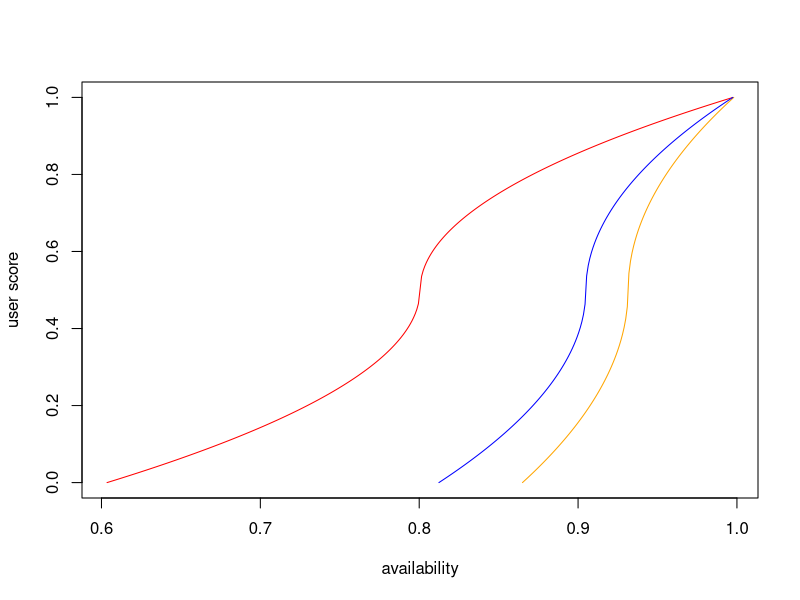

The R source for this figure: (Note: this script raises an error after producing the figure.)

locations <- c("IE.Dublin", "SG.Singapore",
               "TW.Changhua.County", "IN.Indianapolis")

# price/hour (USD) for a c3.large instance, see http://aws.amazon.com/ec2/pricing/
vm_baseprice <- 0.105

# parameter of group 4
max_en_savings <- 0.7

prices <- read.csv("prices.csv", header=TRUE)
# the slicing is a kludge to remove additional temperature entries
temperatures <- read.csv("temperatures.csv", header=TRUE)[1:(dim(prices)[1]), ]

sd_dc <- vector(length=length(locations))
names(sd_dc) <- locations

cop_t <- function(temperature) {
	return(1.2 + 0.128*((temperature+9)^0.5))
}

# cloud management aspects
costs <- function(en_saving) {
	vm_cost <- (1 - en_saving) * vm_baseprice
	return(vm_cost)
}

availability <- function(en_saving) {
	overhead_ratio <- min(sd_dc)/max(sd_dc)
	availability <- 1 - en_saving * overhead_ratio
	return(availability)
}

# inverse of above
ensavings <- function(avail) {
  overhead_ratio <- min(sd_dc)/max(sd_dc)
  return((1-avail) / overhead_ratio);
}

for(location in locations) {
    el_price = prices[, location]
    temp = temperatures[, location]
    cop <- ifelse(temp<-9, cop_t(-9), cop_t(temp))
    adjusted_cost <- cop*el_price
    sd_dc[location] <- sd(adjusted_cost, na.rm=TRUE)
}

# calculate different availability values 
range_en_savings<-seq(0, 0.7, by=0.001)
range_costs<-vector(length=length(range_en_savings))
range_availability<-vector(length=length(range_en_savings))

j = 1
for (i in range_en_savings) {
	range_costs[j] <- costs(i)
	range_availability[j] <- availability(i)

	cat(i, " ", range_costs[j], " ~", range_availability[j], "\n")
	j<-j+1
}

#library(rgl)
#plot3d(range_en_savings, range_costs, range_availability, col="red", size=3)
#Sys.sleep(10)


sla_availabilities = list(0.931, 0.966, 0.981, 0.987, 0.992, 0.998)
for (sla in sla_availabilities) {
    i <- match(FALSE, range_availability>sla)-1
    #cat("sla: ", sla, " (actual: ", range_availability[i], "), cost: ", range_costs[i], ", savings: ", range_en_savings[i], "\n")
}



#######
# 
# Aufgabe 3
#
#######

# prospect based satisfaction function 

##
# norm function 
##
normalize_availability <- function(avail, minavail, maxavail) {
  if(minavail == maxavail) {
    return((avail>minavail)+0)
  } else {
    return((avail-minavail) / (maxavail-minavail))
  }
}

normalize_availabilities <- function(availabilities){
  return(normalize_availability(availabilities, min(availabilities), max(availabilities)))
}

##
# prospect based satisfaction function
##
pbsf <- function(n, w=0.5) {
  if (n <= 0.5){
    sat <- -0.5*(-2*n + 1) ^ (1-w) + 0.5
  } else {
    sat <- 0.5*(2 * n - 1) ^ (1-w) + 0.5
  }

  return(sat)
}

##
# payment willingness
##
wtp <- function(avail, baseprice) {
	return(avail * baseprice + rnorm(length(avail), sd=0.001))
}

##
# test for skype
#
# min av. 86.5 (calculated in the last exercise)
# w=0.5 (professional users)
# n=normalized availabilities
##
min_avail_skype <- 0.865
max_amazon_aval <- 0.998

aval_skype <- seq(min_avail_skype, max_amazon_aval, 0.001)
user_scores_skype <- lapply(normalize_availabilities(aval_skype), pbsf);

wtp_skype <- wtp(aval_skype, vm_baseprice)
#cat("Skype WTP:", wtp_skype)

##
#  microsoft
#
# min av. 81.24 (calculated in the last exercise)
# w=0.5 (professional users)
# n=normalized availabilities
##
min_avail_ms <- 0.8124
max_amazon_aval <- 0.998

aval_ms <- seq(min_avail_ms, max_amazon_aval, 0.001)
user_scores_ms <- lapply(normalize_availabilities(aval_ms), pbsf);

wtp_ms <- wtp(aval_ms, vm_baseprice)
#cat("Microsoft WTP:", wtp_ms)

##
#  websites
#
# min av. 60.35 (calculated in the last exercise)
# w=0.5 (professional users)
# n=normalized availabilities
##
min_avail_web <- 0.6035
max_amazon_aval <- 0.998

aval_web <- seq(min_avail_web, max_amazon_aval, 0.001)
user_scores_web <- lapply(normalize_availabilities(aval_web), pbsf);

wtp_web <- wtp(aval_web, vm_baseprice)
#cat("Websites WTP:", wtp_web)


plot(aval_web, user_scores_web, col="red", type="l", xlab="availability", ylab="user score")
lines(aval_skype, user_scores_skype, col="orange")
lines(aval_ms, user_scores_ms, col="blue")

legend(x=locator(n=1), legend=c("ms", "skype", "web"), fill=c("blue", "orange", "red"))
#locator(n=1)

plot(aval_web, wtp_web)
#locator(n=1)

#######
#
# Aufgabe 4
#
#######

# alternative utility function
alpha = 60;
beta = -0.015;
gamma = 0.99;

fi <- function(reqav, av) {
  return(gamma/(gamma+beta*exp(reqav^2*alpha*(reqav-av))))
}

# calculate utility for given availability requirements (reqavt) wrt. an SLA availability (avt)
utility_model <- function(wtp, reqavt, avt) {
  # prospect-based utility model
  #return(wtp*(unlist(lapply(reqavt, function(ra) { pbsf(normalize_availability(avt, ra, max_amazon_aval)) }))/0.5) - vm_baseprice)

  # utility function
  return(unlist(mapply(function(wp, reqav) { wp*fi(reqav, avt)-costs(ensavings(avt)) }, wtp, reqavt)))
}

# availability requirements of all users (websites, desktops, skype)
availdata <- c(0.96685080256856, 0.992825395521464, 0.988075729359699, 
  0.988783069297131, 0.992974908042774, 0.922675096162584, 0.973994960186689, 
  0.9585829637388, 0.992669445712149, 0.988393682359168, 0.989098228980047, 
  0.970510471090645, 0.989832088707599, 0.979780285565785, 0.97420158711781, 
  0.982348305799232, 0.979270192796611, 0.965823503576895, 0.955838434702475, 
  0.984487116558732, 0.934142357220784, 0.973078045462524, 0.989910314639284, 
  0.981016225036856, 0.707718889113599, 0.96258011272433, 0.991582850623135, 
  0.960646392838336, 0.985135708905142, 0.996821304625283, 0.991293069381962, 
  0.990080689397929, 0.991248189836756, 0.994527178205465, 0.975772569444444, 
  0.952592967284239, 0.966929813141927, 0.992591547641035, 0.956141410508575, 
  0.856383018343798, 0.996796559592768, 0.987384006130062, 0.982598415094992, 
  0.980817937010826, 0.974570843859803, 0.603593716233245, 0.972892148591434, 
  0.986849964335785, 0.97485836843953, 0.990485813776329, 0.98145485778633, 
  0.939699880601224, 0.984701816745656, 0.955542944517004, 0.96488850498029, 
  0.959125024673736, 0.994223494821836, 0.99592943654555, 0.988719336931718, 
  0.990602213205025, 0.99164472427229, 0.982294080217658, 0.937829464981691, 
  0.987733905999085, 0.992588859208643, 0.984669178953835, 0.919595389789054, 
  0.995282041919016, 0.988725015375154, 0.894392359385183, 0.993559375847088, 
  0.982430587740358, 0.961137883228672, 0.934639293954156, 0.956554881496037, 
  0.957653737171528, 0.909110832472288, 0.931957938153378, 0.994153446989644, 
  0.98329986831067, 0.980041114243995, 0.993146469247266, 0.99212816301514, 
  0.928584297839506, 0.988464378181499, 0.985816283728847, 0.981090843855716, 
  0.979748427477479, 0.901137436625717, 0.986493995939766, 0.992136969699333, 
  0.975128011275961, 0.933742227572459, 0.983402917996541, 0.976293256114221, 
  0.990928589745603, 0.983865265495408, 0.987105329559417, 0.98988660210756, 
  0.978748628751781, 0.983699085130255, 0.947303053853022, 0.991544617781288, 
  0.992316623005965, 0.983069509326889, 0.930573781524311, 0.988699699403195, 
  0.990381948628799, 0.957791908931253, 0.986690020867663, 0.965963138809614, 
  0.986105406354222, 0.972867835216315, 0.987837762961422, 0.986456592411306, 
  0.9854749810695, 0.980428932274696, 0.99188835101676, 0.645, 
  0.6661, 0.6731, 0.6747, 0.6292, 0.4758, 0.4895, 0.6908148496038, 
  0.998, 0.9094400062374, 0.7867222744556, 0.8932209429702, 0.4852040256432, 
  0.5236998746532)


# draw the distribution of WTP values
hist(unlist(lapply(availdata, wtp, baseprice=vm_baseprice)), xlab="WTP ($/h)", ylab="#users", main="")

maxclusters <- 20
minconfidence = 0.95

# matrix with 2 columns (avail and WTP)
mat <- matrix(c(availdata, lapply(availdata, wtp, baseprice=vm_baseprice)), ncol=2)

slausers <- matrix(nrow=maxclusters, ncol=maxclusters,
                   dimnames=list(
                     lapply(1:maxclusters, function(x) { paste0("sla", x) }),
                     lapply(1:maxclusters, function(x) { paste0(x, "SLAs") })
                   ))

confidence = vector(length=maxclusters)

# try a range of cluster numbers
for (numclusters in seq(2, maxclusters, by=1)) {

  # build the clusters
  clusters <- kmeans(mat, numclusters)
  clmembers <- clusters[["cluster"]]
  centers <- clusters[["centers"]]
  satisfied <- vector(length=length(availdata))

  clustermax <- vector(length=numclusters)              # maximum value of each cluster
  numcustomers <- matrix(nrow=numclusters, ncol=2)
  colnames(numcustomers) <- c("total", "positive_util")

  # calculate the maximum values and number of positive-utility members per cluster
  for (i in seq(1, numclusters, by=1)) {
    avails <- availdata[clmembers == i]
    clustermax[i] <- max(avails)
    ut <- utility_model(wtp(avails, vm_baseprice), avails, clustermax[i])
    satisfied[clmembers == i] <- ut > 0
    numcustomers[i,"total"] <- length(avails)
    numcustomers[i,"positive_util"] <- length(ut[ut >= 0])
  }

  if(numclusters == 10) {
    plot(mat, xlab="availability", ylab="WTP ($/h)", pch=c(4, 19)[satisfied+1], col=clmembers)
  }

  # result of clustering is unordered -> order by increasing SLA availability
  ordering <- order(clustermax)
  clustermax <- clustermax[ordering]
  numcustomers <- numcustomers[ordering, ]

  row.names(numcustomers) <- lapply(1:numclusters, function(x) { paste0("sla", x, "\n(", round(clustermax[x], digits=3), "%)") })

  slausers[,numclusters] <- c(numcustomers[,"positive_util"], rep.int(0, maxclusters-numclusters))

  # calculate share of satisfied users
  confidence[numclusters] <- sum(numcustomers[,"positive_util"])/sum(numcustomers[,"total"])

  cat(clustermax, "\n", numcustomers, "\n")
}

firstmatch <- match(TRUE, confidence>0.95)[1]
cat('first SLA with confidence > 95%: SLA', firstmatch, "\n")

barplot(slausers, ylab="#users")

barplot(slausers[1:firstmatch,firstmatch], ylab="#users", main="sla selection")
